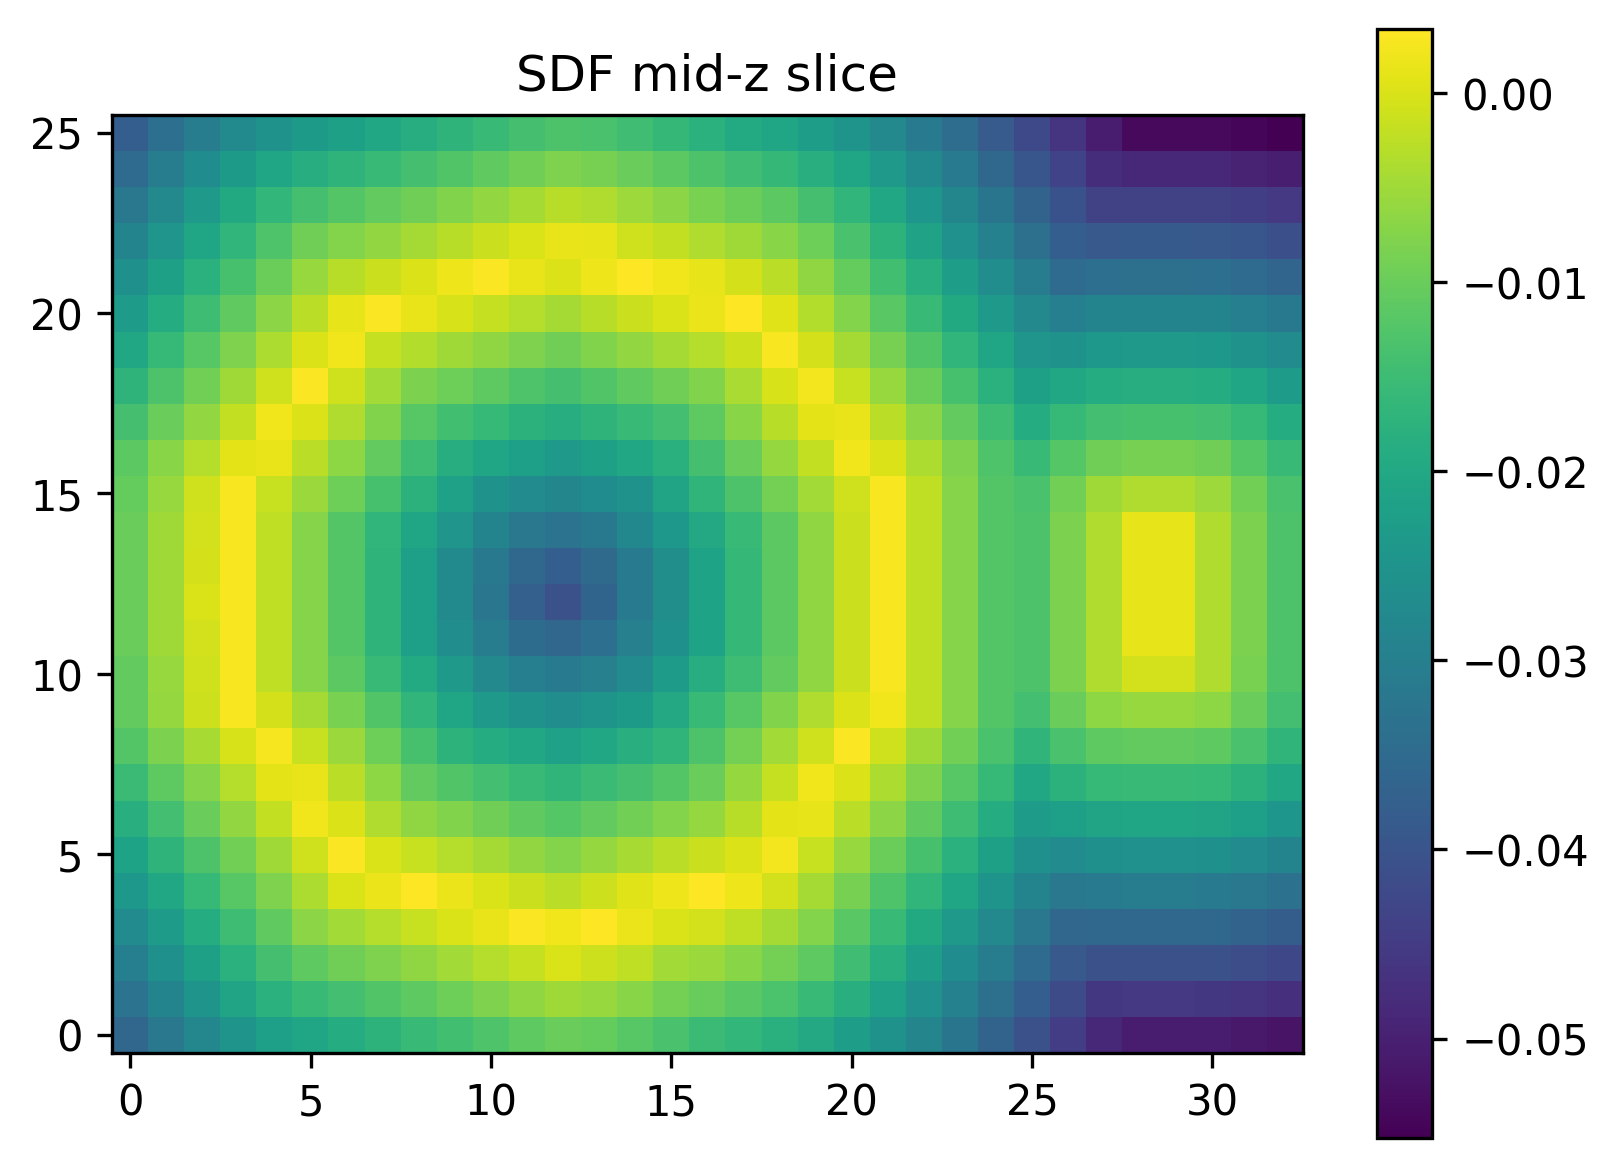

This figure's Python source:
import numpy 
import trimesh
import matplotlib.pyplot as plt

mesh = trimesh.load(
    "Mug_w_tags.stl", 
    force="mesh",
    process=True,
    validate=True
    )

# Watertight: is closed surface
# Trimesh only works for watertight objects
# print("If watertight:", mesh.is_watertight)
# print("Raw extents (inch):", mesh.extents)
# print("Raw bounds (inch):", mesh.bounds)

# Suppose the unit of STL is inch
# Convert inch into meter
mesh.apply_scale(0.0254)
print("scaled extents (m):", mesh.extents)
print("scaled bounds (m):", mesh.bounds)
# print("Edges: ", mesh.edges)
# print("Facets: ", mesh.facets)
# print("Centroid: ", mesh.centroid)

# Check the definition of signs (positive/negtive?)
center = mesh.centroid.reshape(1, 3).astype(numpy.float32)
print("Center sdf:", trimesh.proximity.signed_distance(mesh, center))

outside = numpy.array([[0.2, 0.2, 0.2]], dtype=numpy.float32)
print("Outside sdf:", trimesh.proximity.signed_distance(mesh, outside))

# Grid resolution
voxel_size = 0.005   # 5 mm

# Padding outside the bounding box
padding = 0.01       # 1 cm

bounds = mesh.bounds.copy()
bounds[0] -= padding
bounds[1] += padding

xs = numpy.arange(bounds[0, 0], bounds[1, 0] + voxel_size, voxel_size)
ys = numpy.arange(bounds[0, 1], bounds[1, 1] + voxel_size, voxel_size)
zs = numpy.arange(bounds[0, 2], bounds[1, 2] + voxel_size, voxel_size)

nx, ny, nz = len(xs), len(ys), len(zs)
print("grid size:", nx, ny, nz)
print("total points:", nx * ny * nz)

sdf_grid = numpy.empty((nx, ny, nz), dtype=numpy.float32)

chunk = 4   # Handle 4 chunks at a time
for k0 in range(0, nz, chunk):
    k1 = min(k0 + chunk, nz)
    zz = zs[k0:k1]

    X, Y, Z = numpy.meshgrid(xs, ys, zz, indexing="ij")
    query_points = numpy.column_stack([X.ravel(), Y.ravel(), Z.ravel()])

    print(f"processing slices {k0}:{k1}, query points = {len(query_points)}")

    sdf_vals = trimesh.proximity.signed_distance(mesh, query_points)
    sdf_grid[:, :, k0:k1] = sdf_vals.reshape(nx, ny, k1 - k0)

# Save npz file
# numpy.savez(
#     "mug_sdf.numpyz",
#     sdf=sdf_grid,
#     xs=xs,
#     ys=ys,
#     zs=zs,
#     voxel_size=voxel_size
# )

# print("Saved mug_sdf.numpyz")
print("sdf min/max:", sdf_grid.min(), sdf_grid.max())


# Visualization
data = numpy.load("mug_sdf.npz")
sdf = data["sdf"]
# sdf.shape is a 3D array (x, y, z)
# Use the z-axis sdf to visualize, slice from the middle
mid_z = sdf.shape[2] // 2
plt.figure()
plt.imshow(sdf[:, :, mid_z].T, origin="lower")
plt.colorbar()
plt.title("SDF mid-z slice")
plt.savefig("baseSDF.png", dpi=300, bbox_inches='tight')
plt.show()
